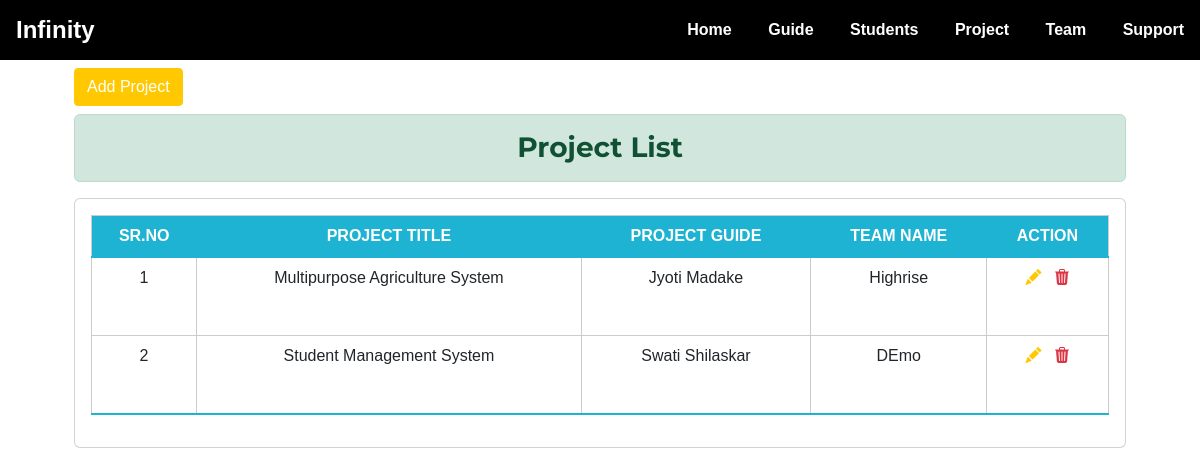
Before: /project/ with the older database file.
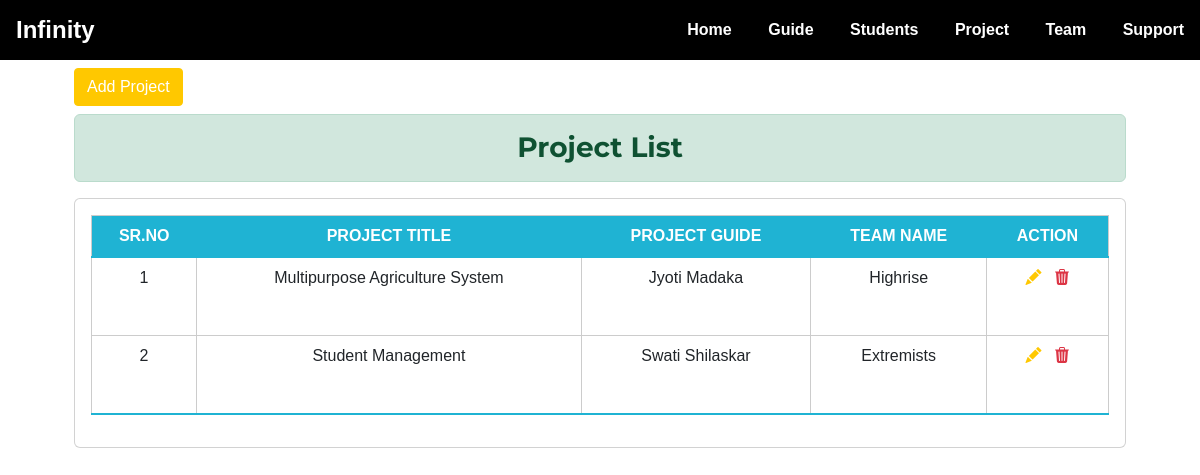
After: the same page with the newer database file.
### project/models.py (models this page shows, shortened)
class Project(models.Model):
    project_title = models.CharField(max_length=300)
    project_desc = models.TextField(max_length=1000)
    project_guide = models.ForeignKey(Guide, on_delete=models.CASCADE)
    team_name = models.ForeignKey(Team, on_delete=models.CASCADE)

### guide/models.py (models this page shows)
class Guide(models.Model):
    guide_name = models.CharField(max_length=200)
    guide_department = models.CharField(
        max_length=200, choices=DEPARTMENT)
    guide_email = models.EmailField()
    guide_mobile = models.CharField(max_length=20)
    guide_specilization = models.CharField(
        max_length=50, choices=SPECIALIZATION)
    def __str__(self):
        return self.guide_name

### team/models.py (models this page shows)
class Team(models.Model):
    team_name = models.CharField(max_length=200)
    member1 = models.ForeignKey(
        Student, on_delete=models.CASCADE, related_name="member1")
    member2 = models.ForeignKey(
        Student, on_delete=models.CASCADE, related_name="member2", blank=True, null=True)
    member3 = models.ForeignKey(
        Student, on_delete=models.CASCADE, related_name="member3", blank=True, null=True)
    member4 = models.ForeignKey(
        Student, on_delete=models.CASCADE, related_name="member4", blank=True, null=True)
    team_leader = models.ForeignKey(
        Student, on_delete=models.CASCADE, related_name="leader")
    def __str__(self):
        return self.team_name

### project/views.py (the view)
# urls.py: path('', views.project_list, name="project_list"),
def project_list(request):
    projects = Project.objects.all()
    context = {'projects': projects}
    return render(request, 'project/project.html', context)

### project/templates/project/project.html (shortened to what this page needs)
{% extends 'home/base.html' %}
{% load static %}
{% block content %}
<div class="container">
    <div class="row m-2">
        <div class="col-md">
            <a href="{% url 'project:add_project' %}" class="btn btn-primary">Add Project</a>
        </div>
    </div>
    <div class="row m-2">
        <div class="col-md">
            <h3 class="alert alert-success text-center">Project List</h3>
            <div class="card card-body table-responsive">
                <table class="table">
                    <thead>
                        <tr>
                            <th>Sr.No</th>
                            <th>Project Title</th>
                            <th>Project Guide</th>
                            <th>Team Name </th>
                            <th>Action </th>
                        </tr>
                    </thead>
                    <tbody>
                        {% for project in projects %}
                        <tr>
                            <td>{{ forloop.counter }}</td>
                            <td>{{project.project_title}}</td>
                            <td>{{project.project_guide}}</td>
                            <td>{{project.team_name}} </td>
                            <td>
                                <a href="{% url 'project:update_project' project.id %}" class="edit me-2" title="Edit"
                                    data-toggle="tooltip"><i class="bi bi-pencil-fill"></i></a>
                                <a href="{% url 'project:delete_project' project.id %}" class="delete text-danger" title="Delete" data-toggle="tooltip"><i
                                        class="bi bi-trash3-fill"></i></a>
                            </td>
                        </tr>
                        {% endfor %}
                    </tbody>
                </table>
            </div>
        </div>
    </div>
</div>
{% endblock content %}

Changed rows visible on the page:
changed through a linked row, Project "Multipurpose Agriculture System": project_guide "Jyoti Madake" → "Jyoti Madaka"
changed Project "Swati Shilaskar": project_title "Student Management System" → "Student Management"; team_name "DEmo" → "Extremists"
